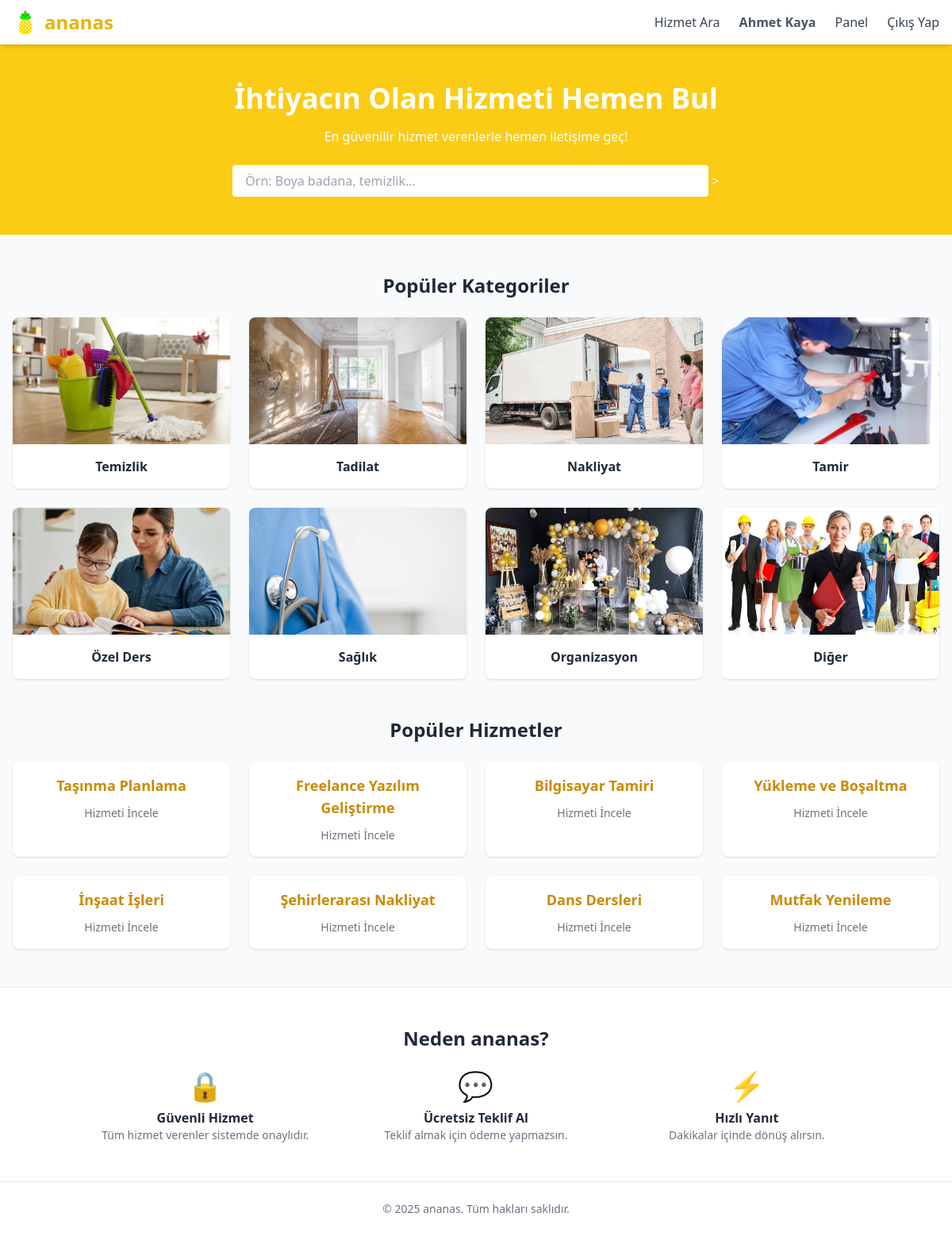
Screenshot of /index.php (signed in) with the database file from the repository.
### tables this page shows
CREATE TABLE `hizmetalanlar` (
  `HizmetAlanID` int(11) NOT NULL,
  `Ad` varchar(255) NOT NULL,
  `Soyad` varchar(255) NOT NULL,
  `Konum` varchar(255) DEFAULT NULL,
  `Telefon` varchar(50) DEFAULT NULL,
  `Email` varchar(255) NOT NULL,
  `Sifre` varchar(100) DEFAULT NULL
);

CREATE TABLE `kategoriler` (
  `KategoriID` int(11) NOT NULL,
  `KategoriAdi` varchar(255) NOT NULL,
  `ResimYolu` varchar(255) DEFAULT NULL
);

CREATE TABLE `altkategoriler` (
  `AltKategoriID` int(11) NOT NULL,
  `KategoriID` int(11) NOT NULL,
  `AltKategoriAdi` varchar(255) NOT NULL,
  `ResimYolu` varchar(255) DEFAULT NULL
);

### index.php (the view, shortened to what this page needs)
<?php
$baglanti = new mysqli("localhost", "root", "", "armutdata");
$baglanti->set_charset("utf8");
$kategoriler = $baglanti->query("SELECT * FROM kategoriler");
$altkategoriler = $baglanti->query("SELECT * FROM altkategoriler ORDER BY RAND() LIMIT 8");
?>
<!DOCTYPE html>
<html lang="tr">
<head>
    <script src="https://cdn.tailwindcss.com"></script>
</head>
<body class="bg-gray-50 text-gray-800">
<?php include 'navbar.php'; ?>
<section class="bg-yellow-400 text-white py-12 text-center">
    <h1 class="text-4xl font-bold mb-4">İhtiyacın Olan Hizmeti Hemen Bul</h1>
    <p class="mb-6">En güvenilir hizmet verenlerle hemen iletişime geç!</p>
    <input
        type="text"
        placeholder="Örn: Boya badana, temizlik..."
        class="w-1/2 px-4 py-2 rounded text-gray-800 cursor-pointer"
        onclick="window.location.href='hizmet_ara.php';"
        readonly
        onfocus="this.blur();"
    >
</section>
<section class="max-w-7xl mx-auto px-4 py-12">
    <h2 class="text-2xl font-bold mb-6 text-center">Popüler Kategoriler</h2>
    <div class="grid grid-cols-2 md:grid-cols-4 gap-6">
        <?php while($kat = $kategoriler->fetch_assoc()): ?>
            <a href="kategori.php?id=<?php echo $kat['KategoriID']; ?>" class="block bg-white rounded-lg shadow hover:shadow-lg transition">
                <img src="<?php echo $kat['ResimYolu']; ?>" alt="<?php echo $kat['KategoriAdi']; ?>" class="w-full h-40 object-cover rounded-t-lg">
                <div class="p-4 text-center font-semibold"> <?php echo $kat['KategoriAdi']; ?> </div>
            </a>
        <?php endwhile; ?>
    </div>
</section>
<section class="max-w-7xl mx-auto px-4 pb-12">
    <h2 class="text-2xl font-bold mb-6 text-center">Popüler Hizmetler</h2>
    <div class="grid grid-cols-2 md:grid-cols-4 gap-6">
        <?php while($alt = $altkategoriler->fetch_assoc()): ?>
            <div class="bg-white rounded-lg shadow hover:shadow-lg transition text-center p-4">
                <div class="text-yellow-600 font-semibold text-lg mb-2"><?php echo $alt['AltKategoriAdi']; ?></div>
                <a href="#" class="text-sm text-gray-500 hover:text-yellow-600">Hizmeti İncele</a>
            </div>
        <?php endwhile; ?>
    </div>
</section>
<section class="bg-white py-12 border-t">
    <div class="max-w-5xl mx-auto px-4 text-center">
        <h2 class="text-2xl font-bold mb-6">Neden ananas?</h2>
        <div class="grid grid-cols-1 md:grid-cols-3 gap-8">
            <div>
                <div class="text-yellow-500 text-4xl mb-2">🔒</div>
                <h3 class="font-semibold">Güvenli Hizmet</h3>
                <p class="text-sm text-gray-500">Tüm hizmet verenler sistemde onaylıdır.</p>
            </div>
            <div>
                <div class="text-yellow-500 text-4xl mb-2">💬</div>
                <h3 class="font-semibold">Ücretsiz Teklif Al</h3>
                <p class="text-sm text-gray-500">Teklif almak için ödeme yapmazsın.</p>
            </div>
            <div>
                <div class="text-yellow-500 text-4xl mb-2">⚡</div>
                <h3 class="font-semibold">Hızlı Yanıt</h3>
                <p class="text-sm text-gray-500">Dakikalar içinde dönüş alırsın.</p>
            </div>
        </div>
    </div>
</section>
<footer class="bg-white border-t py-6 text-center text-sm text-gray-500">
    &copy; <?php echo date('Y'); ?> ananas. Tüm hakları saklıdır.
</footer>
</body>
</html>

### navbar.php (shortened to what this page needs)
<?php
$adsoyad = '';
if (isset($_SESSION['giris']) && $_SESSION['giris'] === true && isset($_SESSION['email'], $_SESSION['rol'])) {
    $baglanti = new mysqli("localhost", "root", "", "armutdata");
    $baglanti->set_charset("utf8");
    if (!$baglanti->connect_error) {
        $email = $_SESSION['email'];
        $rol = $_SESSION['rol'];
        if ($rol === 'hizmetalan') {
            $sorgu = $baglanti->prepare("SELECT Ad, Soyad FROM hizmetalanlar WHERE Email = ?");
        } else {
            $sorgu = $baglanti->prepare("SELECT Ad, Soyad FROM hizmetverenler WHERE Email = ?");
        }
        $sorgu->bind_param("s", $email);
        $sorgu->execute();
        $sonuc = $sorgu->get_result();
        if ($sonuc->num_rows > 0) {
            $kullanici_bilgi = $sonuc->fetch_assoc();
            $adsoyad = $kullanici_bilgi['Ad'] . ' ' . $kullanici_bilgi['Soyad'];
        }
    }
}
?>
<nav class="bg-white shadow-md sticky top-0 z-50">
  <div class="max-w-7xl mx-auto px-4 py-3 flex items-center justify-between">
    <div class="flex items-center space-x-2">
      <img src="armut_resimler/ananas.jpeg" alt="ananas" class="h-8 w-8 object-contain">
      <a href="index.php" class="text-2xl font-bold text-yellow-500">ananas</a>
    </div>
    <div class="space-x-6 flex items-center">
      <a href="hizmet_ara.php" class="text-gray-700 hover:text-yellow-600">Hizmet Ara</a>
      <?php if (isset($_SESSION['giris']) && $_SESSION['giris'] === true): ?>
        <?php if (!empty($adsoyad)): ?>
          <span class="text-gray-600 font-semibold"><?php echo htmlspecialchars($adsoyad); ?></span>
        <?php endif; ?>
        <?php if ($_SESSION['rol'] === 'hizmetveren' || $_SESSION['rol'] === 'hizmetalan'): ?>
          <a href="panel.php" class="text-gray-700 hover:text-yellow-600">Panel</a>
        <?php endif; ?>
        <a href="cikis.php" class="text-gray-700 hover:text-yellow-600">Çıkış Yap</a>
      <?php else: ?>
        <a href="giris.php" class="text-gray-700 hover:text-yellow-600">Giriş Yap</a>
        <a href="kayit.php" class="bg-yellow-500 text-white px-4 py-2 rounded hover:bg-yellow-600">Kayıt Ol</a>
      <?php endif; ?>
    </div>
  </div>
</nav>

### rows the page displays
hizmetalanlar: adsoyad "Ahmet Kaya"
kategoriler: ResimYolu (picture), KategoriAdi "Temizlik"
kategoriler: ResimYolu (picture), KategoriAdi "Tadilat"
kategoriler: ResimYolu (picture), KategoriAdi "Nakliyat"
kategoriler: ResimYolu (picture), KategoriAdi "Tamir"
kategoriler: ResimYolu (picture), KategoriAdi "Özel Ders"
kategoriler: ResimYolu (picture), KategoriAdi "Sağlık"
kategoriler: ResimYolu (picture), KategoriAdi "Organizasyon"
kategoriler: ResimYolu (picture), KategoriAdi "Diğer"
altkategoriler: AltKategoriAdi "Taşınma Planlama"
altkategoriler: AltKategoriAdi "Freelance Yazılım Geliştirme"
altkategoriler: AltKategoriAdi "Bilgisayar Tamiri"
altkategoriler: AltKategoriAdi "Yükleme ve Boşaltma"
altkategoriler: AltKategoriAdi "İnşaat İşleri"
altkategoriler: AltKategoriAdi "Şehirlerarası Nakliyat"
altkategoriler: AltKategoriAdi "Dans Dersleri"
altkategoriler: AltKategoriAdi "Mutfak Yenileme"
